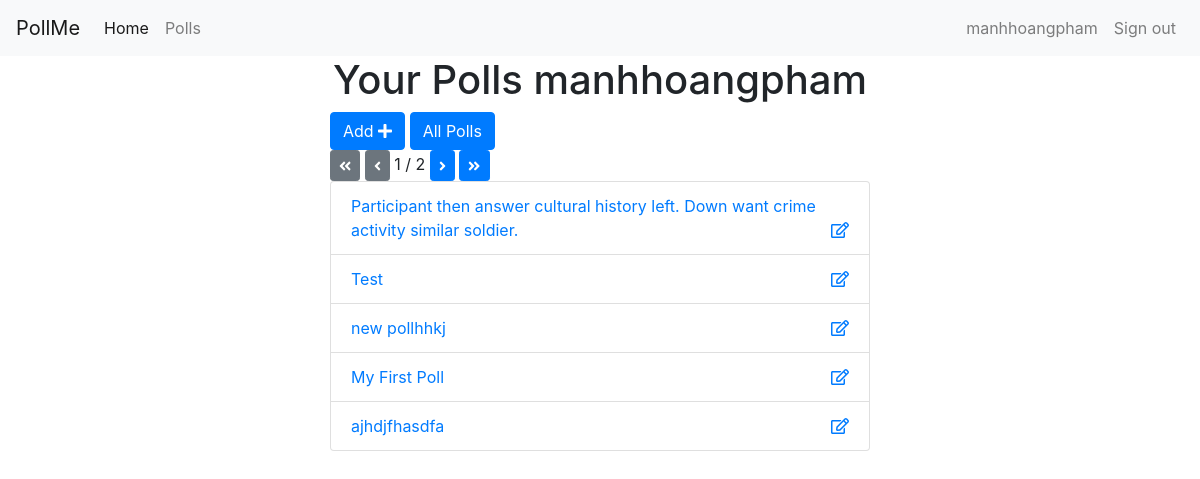
/polls/list/my_polls/ (signed in), run on the app's committed database.
### polls/models.py (models this page shows, shortened)
class Poll(models.Model):
	owner = models.ForeignKey(User, on_delete=models.CASCADE, default=1)
	text = models.CharField(max_length=225)
	pub_date = models.DateField()
	def __str__(self):
		return self.text

### polls/views.py (the view)
# urls.py: path('list/my_polls/', views.my_polls, name="my_polls"),
def my_polls(request):
	my_polls = request.user.poll_set.all()
	paginator = Paginator(my_polls, 5)
	page = request.GET.get('page')
	my_polls = paginator.get_page(page)
	context = {'my_polls':my_polls}
	return render(request, 'polls/my_polls.html', context)

### polls/templates/polls/my_polls.html (shortened to what this page needs)
{% extends 'base.html' %}
{% block content %}
<div class="container">
	<h1 class="text-center">Your Polls {{ request.user }}</h1>
	<div class="row">
		<div class="col-md-6 offset-md-3">
			<a href="{% url 'polls:add_poll' %}" class="btn btn-primary">Add <i class="fas fa-plus"></i></a>
			<a href="{% url 'polls:list' %}" class="btn btn-primary">All Polls</a>
			<div class="pagination">
			    <span class="step-links">
			        {% if my_polls.has_previous %}
			            <a href="?page=1" class=" btn btn-primary btn-sm"><i class="fas fa-angle-double-left"></i></a>
			            <a href="?page={{ my_polls.previous_page_number }}" class=" btn btn-primary btn-sm"><i class="fas fa-angle-left"></i></a>
					{% else %}
						 <a href="" class=" btn btn-secondary btn-sm"><i class="fas fa-angle-double-left"></i></a>
			            <a href="" class=" btn btn-secondary btn-sm"><i class="fas fa-angle-left"></i></a>
					{% endif %}
			        <span class="current">
			            {{ my_polls.number }} / {{ my_polls.paginator.num_pages }}
			        </span>
			        {% if my_polls.has_next %}
			            <a href="?page={{ my_polls.next_page_number }}" class=" btn btn-primary btn-sm"><i class="fas fa-angle-right"></i></a>
			            <a href="?page={{ my_polls.paginator.num_pages }}" class=" btn btn-primary btn-sm"><i class="fas fa-angle-double-right"></i></a>
			        {% else %}
			            <a href="" class=" btn btn-secondary btn-sm"><i class="fas fa-angle-right"></i></a>
			            <a href="" class=" btn btn-secondary btn-sm"><i class="fas fa-angle-double-right"></i></a>
					{% endif %}
			    </span>
			</div>
			<ul class="list-group">
				{% for poll in my_polls %}
					<li class="list-group-item">
						<a href="{% url 'polls:detail' poll.id %}"">{{ poll }}</a>
						{% if request.user == poll.owner %}
						<a href="{% url 'polls:edit_poll' poll.id %}" class="float-right"><i class="far fa-edit"></i></a>
						{% endif %}
					</li>
				{% endfor %}
			</ul>
		</div>
	</div>
</div>
{% endblock %}

### templates/includes/navbar.html (shortened to what this page needs)
<nav class="navbar navbar-expand-lg navbar-light bg-light">
		<a class="navbar-brand" href="{% url 'home' %}">PollMe</a>
		<div class="collapse navbar-collapse" id="navbarNavAltMarkup">
  		<div class="navbar-nav">
	      <a class="nav-item nav-link active" href="{% url 'home' %}">Home<span class="sr-only">(current)</span></a>
	      <a class="nav-item nav-link" href="{% url 'polls:list' %}">Polls</a>
	     </div>
       <div class="navbar-nav ml-auto">
        {% if request.user.is_authenticated %}
        <a class="nav-item nav-link" href="">{{user}}</a>
        <a class="nav-item nav-link" href="{% url 'accounts:logout' %}">Sign out</a>
        {% else %}
        <a class="nav-item nav-link" href="{% url 'accounts:register' %}">Sign Up</a>
        <a class="nav-item nav-link" href="{% url 'accounts:login' %}">Sign In</a>
        {% endif %}
       </div>
		</div>
</nav>

### data on the page
Poll: text "Participant then answer cultural history left. Down want crime activity similar soldier."
Poll: text "Test"
Poll: text "new pollhhkj"
Poll: text "My First Poll"
Poll: text "ajhdjfhasdfa"

### other printed values
{{ user }} "manhhoangpham"
{{ request.user }} "manhhoangpham"
{{ my_polls.number }} "1"
{{ my_polls.paginator.num_pages }} "2"
